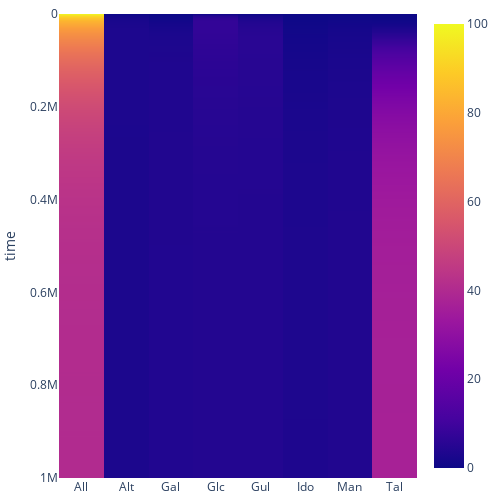

Notebook source saved alongside this figure:
### Code cell
temp_df = concentrations_df.iloc[:,:]
temp_df = temp_df[["All","Alt","Gal","Glc","Gul","Ido","Man","Tal"]]
fig = px.imshow(temp_df)
fig.update_layout(
    margin = dict(t=5,r=5,b=5,l=5),
    showlegend = False,
    height = 500,
    width = 500,
    autosize = False )
fig.show()

### Figure 1 — Plotly figure (JSON) as saved in the notebook; plotly's stock layout.template omitted (floating-point values rounded to 4 significant figures; data arrays with more than 128 entries replaced by an {"elided": "..."} marker saying what was removed)
{"data": [{"coloraxis": "coloraxis", "hovertemplate": "x: %{x}<br>time: %{y}<br>color: %{z}<extra></extra>", "name": "0", "type": "heatmap", "x": ["All", "Alt", "Gal", "Glc", "Gul", "Ido", "Man", "Tal"], "xaxis": "x", "y": {"elided": "1001 int values"}, "yaxis": "y", "z": {"elided": "1001x8 float values"}}], "layout": {"autosize": false, "coloraxis": {"colorscale": [[0, "#0d0887"], [0.1111, "#46039f"], [0.2222, "#7201a8"], [0.3333, "#9c179e"], [0.4444, "#bd3786"], [0.5556, "#d8576b"], [0.6667, "#ed7953"], [0.7778, "#fb9f3a"], [0.8889, "#fdca26"], [1, "#f0f921"]]}, "height": 500, "margin": {"b": 5, "l": 5, "r": 5, "t": 5}, "showlegend": false, "width": 500, "xaxis": {"anchor": "y", "autorange": true, "constrain": "domain", "domain": [0, 1], "range": [-0.5, 7.5], "scaleanchor": "y", "type": "category"}, "yaxis": {"anchor": "x", "autorange": true, "constrain": "domain", "domain": [0, 1], "range": [1000500, -500], "title": {"text": "time"}, "type": "linear"}}}
